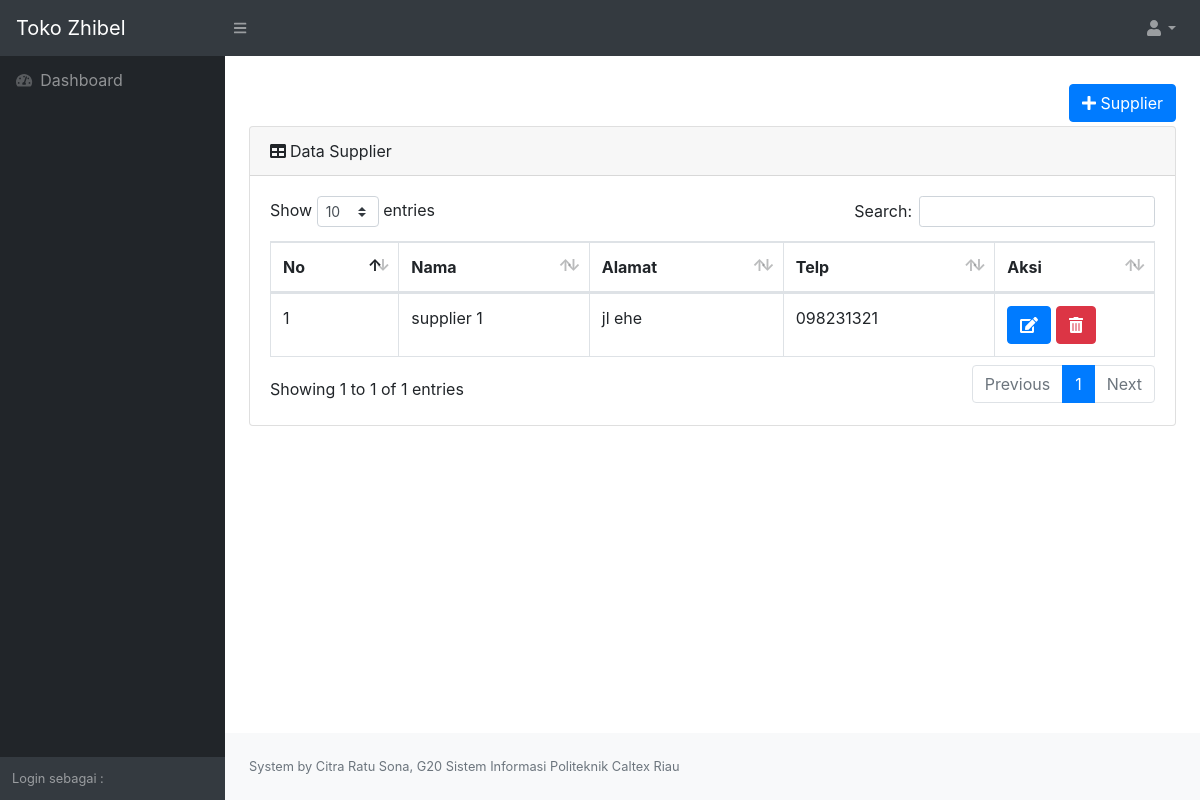
Screenshot of /views/supplierlist.php (signed in) with the database file from the repository.
### tables this page shows
CREATE TABLE `supplier` (
  `supplierId` int(11) NOT NULL,
  `supplierNama` varchar(255) NOT NULL,
  `supplierAlamat` varchar(255) NOT NULL,
  `supplierTelp` varchar(255) NOT NULL
);

### models/ClassSupplier.php (called while the page is built, shortened)
<?php
class Supplier{
    function __construct(){
        $con =mysqli_connect("localhost","root","","suryajaya");
        $this->con=$con;
        }
    function tampilSupplier(){
        $query = mysqli_query($this->con,"SELECT * FROM supplier");
        while($d = mysqli_fetch_assoc($query)){
            $data[] = $d;
        }
        return $data;
    }
}

### views/supplierlist.php (the view, shortened to what this page needs)
<?php
include 'header.php';
?>
<div class="container-fluid">
    <div class="row">
            <div class="col-md-12 text-right">
            <button type="button" class="btn btn-primary my-1" data-toggle="modal" data-target="#addsupplier"><i class="fas fa-plus"></i> Supplier</button>
            </div>
    </div>
    <div class="card mb-4">
        <div class="card-header"><i class="fas fa-table mr-1"></i>Data Supplier</div>
            <div class="card-body">
                <div class="table-responsive">
                    <table class="table table-bordered" id="dataTable" width="100%" cellspacing="0">
                        <thead>
                            <tr>
                                <th>No</th>
                                <th>Nama</th>
                                <th>Alamat</th>
                                <th>Telp</th>
                                <th>Aksi</th>
                            </tr>
                            </thead>
                            <tbody>
                            <?php
                            include '../models/ClassSupplier.php';
                            $p = new Supplier;
                            $data = $p->tampilSupplier();
                            $i = 1;
                            foreach($data as $s){
                            ?>
                            <tr>
                                <td><?php print $i++?></td>
                                <td><?php print $s['supplierNama'];?></td>
                                <td><?php print $s['supplierAlamat'];?></td>
                                <td><?php print $s['supplierTelp'];?></td>
                                <td>
                                <a class="btn btn-primary" href="formsupplieredit.php?ubahsupplierid=<?php print $s['supplierId']?>" role="button"><i class="fas fa-edit" data-toggle="tooltip" title="Edit"></i></a>
                                <a class="btn btn-danger" href="../controllers/Supplierolah.php?hapussupplierid=<?php print $s['supplierId']?>" role="button"><i class="fas fa-trash-alt" data-toggle="tooltip" title="Hapus" onclick="return confirm('Apakah yakin untuk menghapus Penjualan?');"></i></a>
                                </td>
                            </tr>
                            <?php } ?>
                        </tbody>
                    </table>
                </div>
            </div>
        </div>
    </div>
<?php
include 'footer.php';
?>

### rows the page displays
supplier: supplierNama "supplier 1", supplierAlamat "jl ehe", supplierTelp "098231321"
